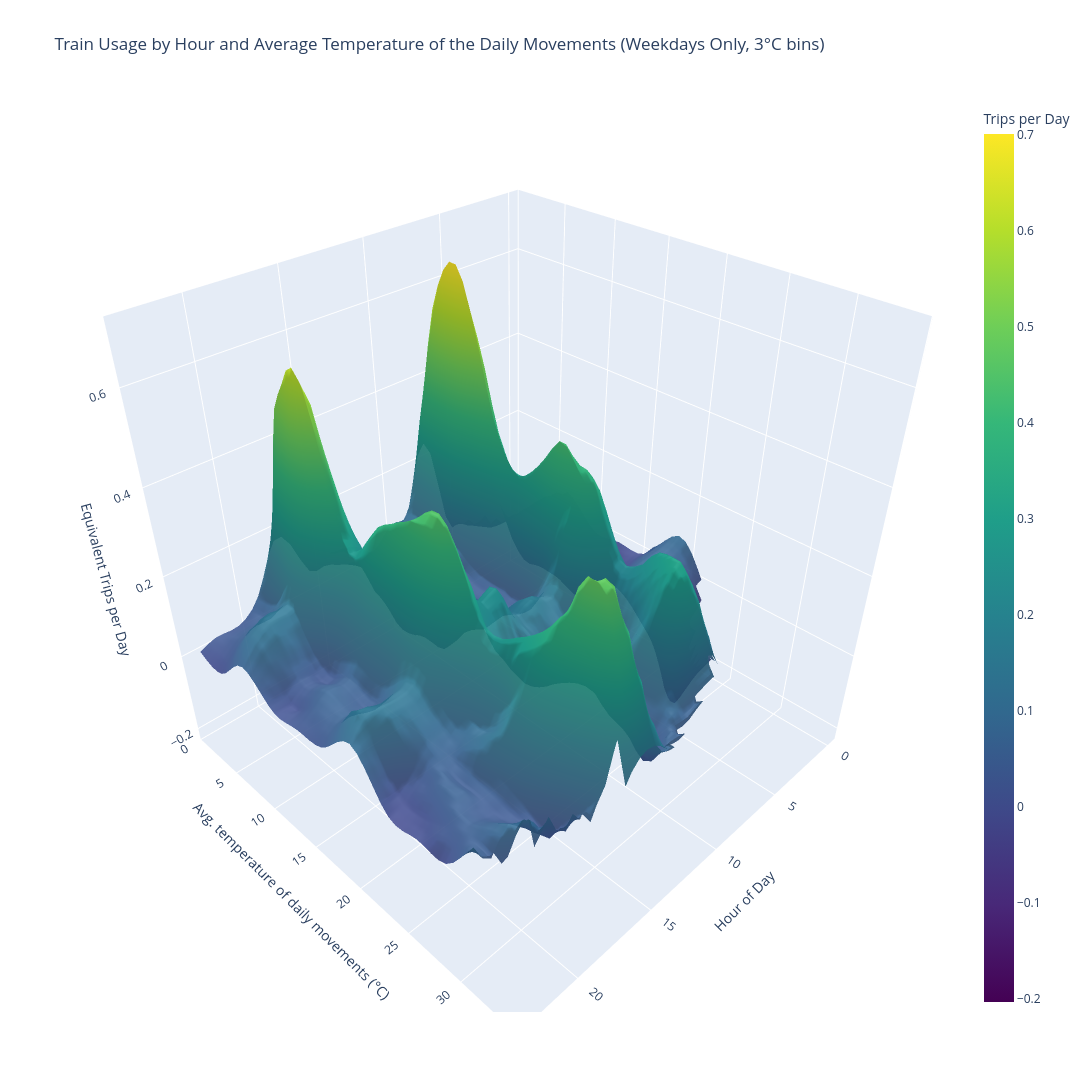

Notebook code cell kept with this figure:
### Code cell
from mpl_toolkits.mplot3d import Axes3D
from scipy.interpolate import griddata
import plotly.graph_objects as go

movements_f = movements.copy()

# Remove DETECTION_ERROR, Plane, Boat
movements_f = movements_f[movements_f["mean_of_transport"] != "DETECTION_ERROR"]
movements_f = movements_f[~movements_f["mean_of_transport"].isin(["Plane"])]

# Keep weekdays only
movements_f = movements_f[~movements_f["is_weekend"]]

# For each participant and date, get the average temperature of the movements on that day and assign it to all movements of that participant on that date
avg_temps = movements_f.groupby(["participant_id", "date"])["temperature"].mean().to_dict()

def assign_avg_temp(row):
    key = (row["participant_id"], row["date"])
    return avg_temps.get(key, np.nan)

movements_f["avg_temperature"] = movements_f.apply(assign_avg_temp, axis=1)

# Keep only temps > 0°C
movements_f = movements_f[(movements_f["avg_temperature"] >= 0.0)]

# Bin temperatures into 3°C intervals
movements_f["temp_bin"] = (movements_f["avg_temperature"] // 3) * 3 + 1  # Centers at 11, 13, 15, ...

movements_expanded = fractional_hours(movements_f, start_col="start_time", end_col="end_time")


# Compute the "activity volume" per each hour, now using temp_bin
hourly_active = (
    movements_expanded
    .groupby(["mean_of_transport", "temp_bin", "hour_of_day"])["weight"]
    .sum()
    .reset_index(name="equivalent_trips")
)

# Normalize per "observed days"
movements_expanded["date"] = movements_expanded["start_time"].dt.date
n_days = movements_expanded.groupby("temp_bin")["date"].nunique()

hourly_active["equivalent_trips_per_day"] = hourly_active.apply(
    lambda r: r["equivalent_trips"] / n_days[r["temp_bin"]],
    axis=1
)

mot = "Train"

# Filter for Walking only
bicycle_data = hourly_active[hourly_active["mean_of_transport"] == mot]

# Remove rows with NaN temperature
bicycle_data = bicycle_data.dropna(subset=["temp_bin"])

# Create grid for surface
hours = np.linspace(bicycle_data["hour_of_day"].min(), bicycle_data["hour_of_day"].max(), 50)
temps = np.linspace(bicycle_data["temp_bin"].min(), bicycle_data["temp_bin"].max(), 50)
hour_grid, temp_grid = np.meshgrid(hours, temps)

# Interpolate trips data onto grid
trips_grid = griddata(
    points=(bicycle_data["hour_of_day"], bicycle_data["temp_bin"]),
    values=bicycle_data["equivalent_trips_per_day"],
    xi=(hour_grid, temp_grid),
    method='cubic'
)

# Create interactive 3D surface plot with Plotly
fig = go.Figure()

# Add surface
fig.add_trace(go.Surface(
    x=hour_grid,
    y=temp_grid,
    z=trips_grid,
    colorscale='Viridis',
    opacity=0.9,
    name='Interpolated Surface',
    colorbar=dict(title='Trips per Day')
))

fig.update_layout(
    title=f'{mot} Usage by Hour and Average Temperature of the Daily Movements (Weekdays Only, 3°C bins)',
    scene=dict(
        xaxis_title='Hour of Day',
        yaxis_title='Avg. temperature of daily movements (°C)',
        zaxis_title='Equivalent Trips per Day'
    ),
    width=2000,
    height=1400
)

fig.show()

### Figure 1 — Plotly figure (JSON) as saved in the notebook; plotly's stock layout.template omitted (floating-point values rounded to 4 significant figures; data arrays with more than 128 entries replaced by an {"elided": "..."} marker saying what was removed)
{"data": [{"colorbar": {"title": {"text": "Trips per Day"}}, "colorscale": [[0, "#440154"], [0.1111, "#482878"], [0.2222, "#3e4989"], [0.3333, "#31688e"], [0.4444, "#26828e"], [0.5556, "#1f9e89"], [0.6667, "#35b779"], [0.7778, "#6ece58"], [0.8889, "#b5de2b"], [1, "#fde725"]], "name": "Interpolated Surface", "opacity": 0.9, "type": "surface", "x": {"elided": "50x50 float values"}, "y": {"elided": "50x50 float values"}, "z": {"elided": "50x50 float values"}}], "layout": {"height": 1400, "scene": {"xaxis": {"title": {"text": "Hour of Day"}}, "yaxis": {"title": {"text": "Avg. temperature of daily movements (°C)"}}, "zaxis": {"title": {"text": "Equivalent Trips per Day"}}}, "title": {"text": "Train Usage by Hour and Average Temperature of the Daily Movements (Weekdays Only, 3°C bins)"}, "width": 2000}}
